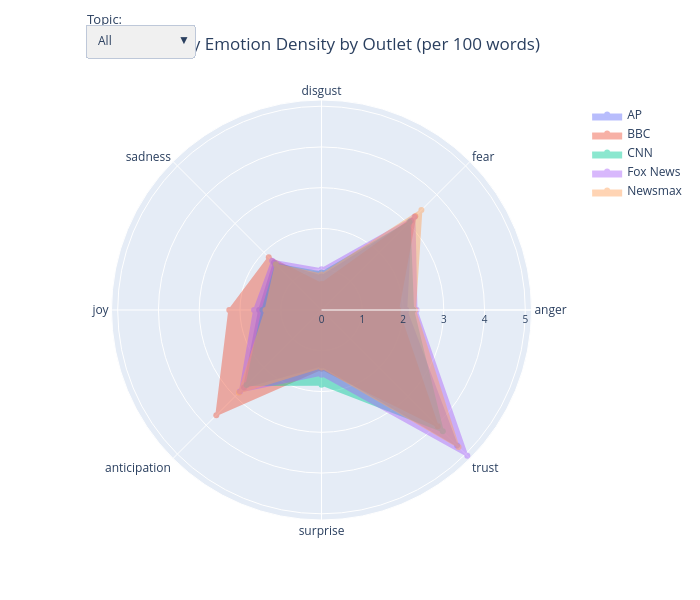

Notebook code cell kept with this figure:
### Markdown cell above
### NRC Charts

### Code cell
import plotly.graph_objects as go

OUTLET_COLORS = {
    'AP':       '#636EFA',
    'BBC':      '#EF553B',
    'CNN':      '#00CC96',
    'Fox News': '#AB63FA',
    'Newsmax':  '#FFA15A',
}

outlets_sorted = sorted(df['outlet'].unique())
topics_list    = ['All'] + sorted(df['topic'].unique())
theta          = EMOTIONS + [EMOTIONS[0]]  # close the polygon
body_dens_cols = [f'body_{e}_dens' for e in EMOTIONS]

def body_dens_per_100(data):
    grp = data.groupby('outlet')[body_dens_cols].mean().mul(100)
    return {o: (grp.loc[o].tolist() if o in grp.index else [0.0]*len(EMOTIONS))
            for o in outlets_sorted}

topic_vals = {
    t: body_dens_per_100(df if t == 'All' else df[df['topic'] == t])
    for t in topics_list
}

fig = go.Figure()

for outlet in outlets_sorted:
    vals = topic_vals['All'][outlet]
    fig.add_trace(go.Scatterpolar(
        r     = vals + [vals[0]],
        theta = theta,
        name  = outlet,
        fill  = 'toself',
        fillcolor = OUTLET_COLORS[outlet],
        line  = dict(color=OUTLET_COLORS[outlet], width=2),
        opacity = 0.45,
    ))

buttons = []
for t in topics_list:
    r_list = []
    for outlet in outlets_sorted:
        vals = topic_vals[t][outlet]
        r_list.append(vals + [vals[0]])
    buttons.append(dict(
        label  = t,
        method = 'restyle',
        args   = [{'r': r_list}],
    ))

fig.update_layout(
    title = dict(text='Body Emotion Density by Outlet (per 100 words)', x=0.5),
    polar = dict(
        radialaxis = dict(visible=True, tickfont=dict(size=10)),
        angularaxis = dict(tickfont=dict(size=12)),
    ),
    updatemenus = [dict(
        type       = 'dropdown',
        direction  = 'down',
        x=0.01, y=1.18, xanchor='left',
        buttons    = buttons,
        showactive = True,
        bgcolor    = '#f0f0f0',
        font       = dict(size=12),
    )],
    annotations = [dict(
        text='Topic:', x=0.01, y=1.22, xref='paper', yref='paper',
        showarrow=False, font=dict(size=13),
    )],
    legend = dict(x=1.05, y=1.0),
    width=700, height=600,
)

fig.show()

### Figure 1 — Plotly figure (JSON) as saved in the notebook; plotly's stock layout.template omitted (floating-point values rounded to 4 significant figures)
{"data": [{"fill": "toself", "fillcolor": "#636EFA", "line": {"color": "#636EFA", "width": 2}, "name": "AP", "opacity": 0.45, "r": [2.079, 3.105, 0.823, 1.647, 1.531, 2.687, 1.362, 4.705, 2.079], "theta": ["anger", "fear", "disgust", "sadness", "joy", "anticipation", "surprise", "trust", "anger"], "type": "scatterpolar"}, {"fill": "toself", "fillcolor": "#EF553B", "line": {"color": "#EF553B", "width": 2}, "name": "BBC", "opacity": 0.45, "r": [1.879, 3.254, 0.6398, 1.829, 2.262, 3.65, 1.443, 4.033, 1.879], "theta": ["anger", "fear", "disgust", "sadness", "joy", "anticipation", "surprise", "trust", "anger"], "type": "scatterpolar"}, {"fill": "toself", "fillcolor": "#00CC96", "line": {"color": "#00CC96", "width": 2}, "name": "CNN", "opacity": 0.45, "r": [2.247, 3.054, 0.9196, 1.586, 1.45, 2.602, 1.832, 4.209, 2.247], "theta": ["anger", "fear", "disgust", "sadness", "joy", "anticipation", "surprise", "trust", "anger"], "type": "scatterpolar"}, {"fill": "toself", "fillcolor": "#AB63FA", "line": {"color": "#AB63FA", "width": 2}, "name": "Fox News", "opacity": 0.45, "r": [2.33, 3.225, 1.002, 1.71, 1.654, 2.83, 1.591, 5.06, 2.33], "theta": ["anger", "fear", "disgust", "sadness", "joy", "anticipation", "surprise", "trust", "anger"], "type": "scatterpolar"}, {"fill": "toself", "fillcolor": "#FFA15A", "line": {"color": "#FFA15A", "width": 2}, "name": "Newsmax", "opacity": 0.45, "r": [2.294, 3.466, 0.8701, 1.584, 1.373, 2.862, 1.409, 4.755, 2.294], "theta": ["anger", "fear", "disgust", "sadness", "joy", "anticipation", "surprise", "trust", "anger"], "type": "scatterpolar"}], "layout": {"annotations": [{"font": {"size": 13}, "showarrow": false, "text": "Topic:", "x": 0.01, "xref": "paper", "y": 1.22, "yref": "paper"}], "height": 600, "legend": {"x": 1.05, "y": 1}, "polar": {"angularaxis": {"tickfont": {"size": 12}}, "radialaxis": {"tickfont": {"size": 10}, "visible": true}}, "title": {"text": "Body Emotion Density by Outlet (per 100 words)", "x": 0.5}, "updatemenus": [{"bgcolor": "#f0f0f0", "buttons": [{"args": [{"r": [[2.079, 3.105, 0.823, 1.647, 1.531, 2.687, 1.362, 4.705, 2.079], [1.879, 3.254, 0.6398, 1.829, 2.262, 3.65, 1.443, 4.033, 1.879], [2.247, 3.054, 0.9196, 1.586, 1.45, 2.602, 1.832, 4.209, 2.247], [2.33, 3.225, 1.002, 1.71, 1.654, 2.83, 1.591, 5.06, 2.33], [2.294, 3.466, 0.8701, 1.584, 1.373, 2.862, 1.409, 4.755, 2.294]]}], "label": "All", "method": "restyle"}, {"args": [{"r": [[1.51, 2.357, 0.6789, 1.439, 1.712, 2.891, 1.231, 4.69, 1.51], [2.35, 5.531, 0.3183, 3.255, 5.323, 7.706, 3.082, 4.438, 2.35], [1.846, 2.819, 0.6648, 1.39, 1.485, 2.698, 1.576, 3.767, 1.846], [1.786, 2.922, 0.7748, 1.405, 1.677, 3.112, 1.309, 4.818, 1.786], [1.725, 2.794, 0.5644, 1.152, 1.508, 3.097, 1.088, 4.467, 1.725]]}], "label": "AI", "method": "restyle"}, {"args": [{"r": [[1.701, 2.806, 0.9595, 1.491, 1.557, 2.739, 1.346, 4.406, 1.701], [1.18, 2.142, 0.726, 1.135, 1.785, 2.86, 1.038, 3.891, 1.18], [1.506, 2.513, 0.8499, 1.38, 1.467, 2.486, 1.31, 3.905, 1.506], [2.001, 2.673, 0.9195, 1.491, 1.731, 2.816, 1.524, 4.972, 2.001], [2.038, 3.125, 1.272, 1.782, 1.473, 2.817, 1.388, 4.645, 2.038]]}], "label": "Climate", "method": "restyle"}, {"args": [{"r": [[2.066, 2.823, 0.9215, 1.789, 1.833, 2.903, 1.594, 5.08, 2.066], [1.607, 2.661, 0.5802, 1.651, 1.823, 3.336, 1.068, 4.37, 1.607], [2.374, 3.042, 1.066, 1.66, 1.481, 2.651, 1.835, 4.435, 2.374], [2.164, 2.525, 1.042, 1.845, 1.723, 2.792, 1.497, 5.236, 2.164], [2.229, 3.531, 0.8463, 1.661, 1.218, 2.714, 1.384, 4.529, 2.229]]}], "label": "Economy", "method": "restyle"}, {"args": [{"r": [[2.592, 3.488, 0.8468, 1.837, 1.373, 2.559, 1.381, 5.031, 2.592], [2.38, 3.307, 0.9345, 1.73, 1.514, 2.492, 1.212, 3.725, 2.38], [2.936, 3.318, 1.248, 2.066, 1.572, 2.825, 2.167, 4.826, 2.936], [3.015, 3.935, 1.407, 2.079, 1.426, 2.54, 1.526, 5.256, 3.015], [2.627, 3.523, 1.143, 1.846, 1.574, 2.946, 1.558, 5.371, 2.627]]}], "label": "Immigration", "method": "restyle"}, {"args": [{"r": [[2.446, 3.952, 0.6881, 1.648, 1.201, 2.366, 1.239, 4.307, 2.446], [2.077, 3.198, 0.4996, 1.695, 1.279, 2.441, 1.11, 3.733, 2.077], [2.565, 3.571, 0.768, 1.432, 1.244, 2.352, 2.266, 4.106, 2.565], [2.616, 3.955, 0.8496, 1.686, 1.731, 2.887, 2.087, 4.999, 2.616], [2.711, 4.169, 0.7455, 1.589, 1.146, 2.711, 1.614, 4.703, 2.711]]}], "label": "Iran", "method": "restyle"}], "direction": "down", "font": {"size": 12}, "showactive": true, "type": "dropdown", "x": 0.01, "xanchor": "left", "y": 1.18}], "width": 700}}
